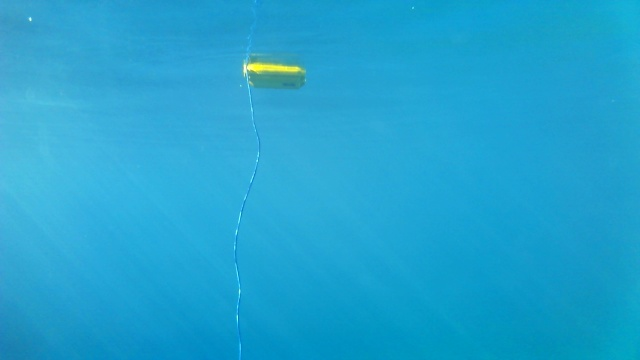
#> input picture 20_12_13_01_06_42/5.jpg, 640 x 360 px, found by its file name
$ python stereo.py
#> lines starting #> are read from the running program, lines starting #| are printed output that depends on the picture
import cv2
import  matplotlib.pyplot as plt
IMAGE1 = "/home/dyang/Desktop/5.jpg"
IMAGE2 = "/home/dyang/Desktop/06.jpg"

def readImage(path):
#> called with path = '/home/dyang/Desktop/5.jpg'
    im = cv2.imread(path,cv2.IMREAD_GRAYSCALE)
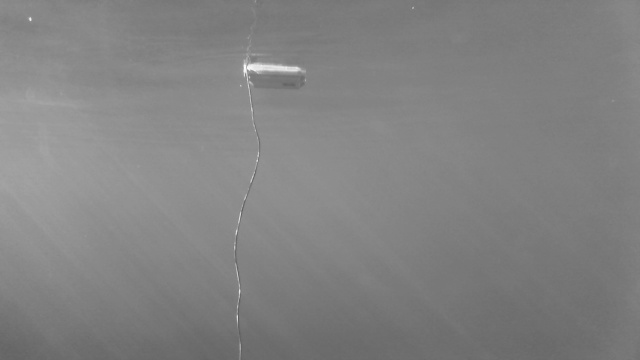
#> im: shape (360, 640); min 91, max 255, mean 130
    return im


im1 = readImage(IMAGE1)
im2 = readImage(IMAGE2)
#> call 2 of readImage, with path = '/home/dyang/Desktop/06.jpg'
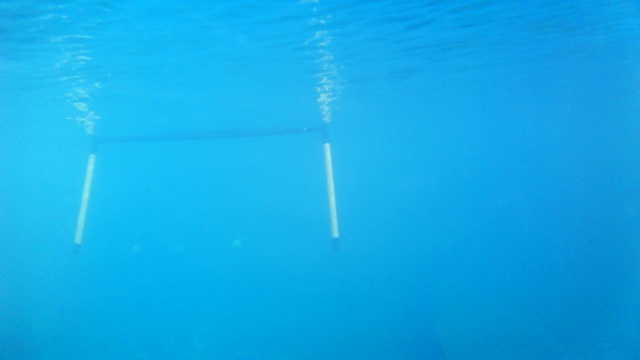
#> input picture RoboticsImages/06.jpg, 640 x 360 px, found by its file name
#> in readImage (call 2), `im = cv2.imread(path,cv2.IMREAD_GRAYSCALE)`:
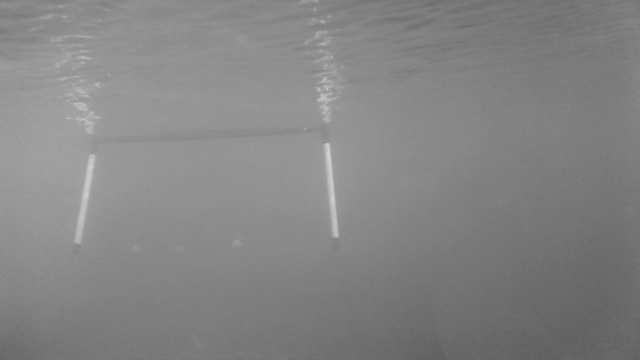
#> im: shape (360, 640); min 94, max 211, mean 132.5
cv2.imshow("1",im1)
cv2.imshow("2",im2)
stereo = cv2.StereoBM_create(numDisparities=16,blockSize=15)
disparity = stereo.compute(im2,im1)
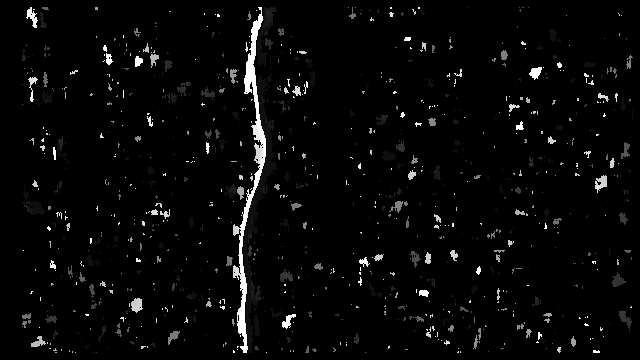
#> disparity: shape (360, 640) int16; min -16, max 240, mean -8.1; drawn with min black and max white
plt.imshow(disparity,'gray')
plt.show()
